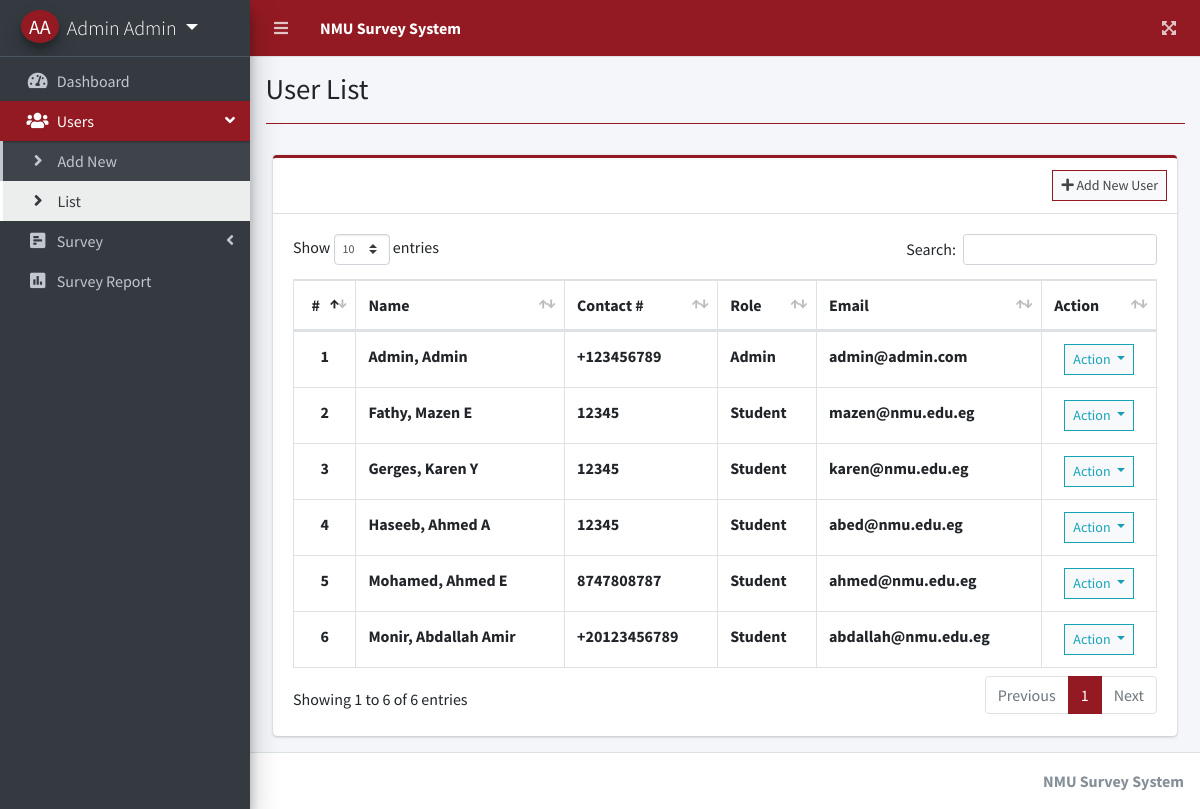
The page /index.php?page=user_list (signed in) on the database its author committed.
### tables this page shows
CREATE TABLE `users` (
  `id` int(30) NOT NULL,
  `firstname` varchar(200) NOT NULL,
  `lastname` varchar(200) NOT NULL,
  `middlename` varchar(200) NOT NULL,
  `contact` varchar(100) NOT NULL,
  `address` text NOT NULL,
  `email` varchar(200) NOT NULL,
  `password` text NOT NULL,
  `type` tinyint(1) NOT NULL DEFAULT 3 COMMENT '1=Admin,2 = Staff, 3= Student',
  `date_created` datetime NOT NULL DEFAULT current_timestamp()
);

### user_list.php (the view, shortened to what this page needs)
<?php include'db_connect.php' ?>
<div class="col-lg-12">
	<div class="card card-outline card-success">
		<div class="card-header">
			<div class="card-tools">
				<a class="btn btn-block btn-sm btn-default btn-flat border-primary" href="./index.php?page=new_user"><i class="fa fa-plus"></i> Add New User</a>
			</div>
		</div>
		<div class="card-body">
			<table class="table tabe-hover table-bordered" id="list">
				<thead>
					<tr>
						<th class="text-center">#</th>
						<th>Name</th>
						<th>Contact #</th>
						<th>Role</th>
						<th>Email</th>
						<th>Action</th>
					</tr>
				</thead>
				<tbody>
					<?php
					$i = 1;
					$type = array('',"Admin","Staff","Student");
					$qry = $conn->query("SELECT *,concat(lastname,', ',firstname,' ',middlename) as name FROM users order by concat(lastname,', ',firstname,' ',middlename) asc");
					while($row= $qry->fetch_assoc()):
					?>
					<tr>
						<th class="text-center"><?php echo $i++ ?></th>
						<td><b><?php echo ucwords($row['name']) ?></b></td>
						<td><b><?php echo $row['contact'] ?></b></td>
						<td><b><?php echo $type[$row['type']] ?></b></td>
						<td><b><?php echo $row['email'] ?></b></td>
						<td class="text-center">
							<button type="button" class="btn btn-default btn-sm btn-flat border-info wave-effect text-info dropdown-toggle" data-toggle="dropdown" aria-expanded="true">
		                      Action
		                    </button>
						</td>
					</tr>
				<?php endwhile; ?>
				</tbody>
			</table>
		</div>
	</div>
</div>

### index.php (shortened to what this page needs)
<!DOCTYPE html>
<html lang="en">
<?php
	include 'header.php'
?>
<body class="hold-transition sidebar-mini layout-fixed layout-navbar-fixed layout-footer-fixed">
<div class="wrapper">
  <?php include 'topbar.php' ?>
  <?php include 'sidebar.php' ?>
  <div class="content-wrapper">
    <div class="content-header">
      <div class="container-fluid">
        <div class="row mb-2">
          <div class="col-sm-6">
            <h1 class="m-0"><?php echo $title ?></h1>
          </div>
        </div>
            <hr class="border-primary">
      </div>
    </div>
    <section class="content">
      <div class="container-fluid">
         <?php
          $page = isset($_GET['page']) ? $_GET['page'] : 'home';
          include $page.'.php';
          ?>
      </div>
    </section>
  </div>
  <footer class="main-footer">
    <div class="float-right d-none d-sm-inline-block">
      <b>NMU Survey System</b>
    </div>
  </footer>
</div>
</body>
</html>

### header.php (shortened to what this page needs)
<head>
  <?php
  $title = isset($_GET['page']) ? ucwords(str_replace("_", ' ', $_GET['page'])) : "Home";
  ?>
  <link rel="stylesheet" href="assets/plugins/fontawesome-free/css/all.min.css">
  <link rel="stylesheet" href="assets/plugins/overlayScrollbars/css/OverlayScrollbars.min.css">
  <link rel="stylesheet" href="assets/plugins/datatables-bs4/css/dataTables.bootstrap4.min.css">
  <link rel="stylesheet" href="assets/plugins/datatables-responsive/css/responsive.bootstrap4.min.css">
  <link rel="stylesheet" href="assets/plugins/datatables-buttons/css/buttons.bootstrap4.min.css">
  <link rel="stylesheet" href="assets/plugins/select2/css/select2.min.css">
  <link rel="stylesheet" href="assets/plugins/select2-bootstrap4-theme/select2-bootstrap4.min.css">
  <link rel="stylesheet" href="assets/plugins/sweetalert2-theme-bootstrap-4/bootstrap-4.min.css">
  <link rel="stylesheet" href="assets/plugins/toastr/toastr.min.css">
  <link rel="stylesheet" href="assets/plugins/icheck-bootstrap/icheck-bootstrap.min.css">
  <link rel="stylesheet" href="assets/dist/css/adminlte.min.css">
  <link rel="stylesheet" href="assets/dist/css/styles.css">
  <link rel="stylesheet" href="assets/plugins/summernote/summernote-bs4.min.css">
</head>

### topbar.php
<nav class="main-header navbar navbar-expand navbar-primary navbar-dark ">
  <ul class="navbar-nav">
    <li class="nav-item">
      <a class="nav-link" data-widget="pushmenu" href="#" role="button"><i class="fas fa-bars"></i></a>
    </li>
    <li>
      <a class="nav-link text-white"  href="./" role="button"> <large><b>NMU Survey System</b></large></a>
    </li>
  </ul>
  <ul class="navbar-nav ml-auto">
    <li class="nav-item">
      <a class="nav-link" data-widget="fullscreen" href="#" role="button">
        <i class="fas fa-expand-arrows-alt"></i>
      </a>
    </li>
  </ul>
</nav>

### sidebar.php (shortened to what this page needs)
<aside class="main-sidebar sidebar-dark-primary elevation-4">
  <div class="dropdown">
 	<a href="javascript:void(0)" class="brand-link dropdown-toggle" data-toggle="dropdown" aria-expanded="true">
      <span class="brand-image img-circle elevation-3 d-flex justify-content-center align-items-center bg-primary text-white font-weight-500" style="width: 38px;height:50px"><?php echo strtoupper(substr($_SESSION['login_firstname'], 0,1).substr($_SESSION['login_lastname'], 0,1)) ?></span>
      <span class="brand-text font-weight-light"><?php echo ucwords($_SESSION['login_firstname'].' '.$_SESSION['login_lastname']) ?></span>
    </a>
  </div>
  <div class="sidebar">
    <nav class="mt-2">
      <ul class="nav nav-pills nav-sidebar flex-column nav-flat" data-widget="treeview" role="menu" data-accordion="false">
        <li class="nav-item dropdown">
          <a href="./" class="nav-link nav-home">
            <i class="nav-icon fas fa-tachometer-alt"></i>
            <p>
              Dashboard
            </p>
          </a>
        </li>
      <?php if($_SESSION['login_type'] == 1): ?>
        <li class="nav-item">
          <a href="#" class="nav-link nav-edit_user">
            <i class="nav-icon fas fa-users"></i>
            <p>
              Users
              <i class="right fas fa-angle-left"></i>
            </p>
          </a>
          <ul class="nav nav-treeview">
            <li class="nav-item">
              <a href="./index.php?page=new_user" class="nav-link nav-new_user tree-item">
                <i class="fas fa-angle-right nav-icon"></i>
                <p>Add New</p>
              </a>
            </li>
            <li class="nav-item">
              <a href="./index.php?page=user_list" class="nav-link nav-user_list tree-item">
                <i class="fas fa-angle-right nav-icon"></i>
                <p>List</p>
              </a>
            </li>
          </ul>
        </li>
        <li class="nav-item">
          <a href="#" class="nav-link nav-is-tree nav-edit_survey nav-view_survey">
            <i class="nav-icon fa fa-poll-h"></i>
            <p>
              Survey
              <i class="right fas fa-angle-left"></i>
            </p>
          </a>
        </li>
        <li class="nav-item">
          <a href="./index.php?page=survey_report" class="nav-link nav-survey_report">
            <i class="nav-icon fas fa-poll"></i>
            <p>
              Survey Report
            </p>
          </a>
        </li>
      <?php endif; ?>
      </ul>
    </nav>
  </div>
</aside>

### rows shown on the page
users: name "Admin, Admin", contact "+123456789", type "Admin", email "admin@admin.com"
users: name "Fathy, Mazen E", contact "12345", type "Student", email "mazen@nmu.edu.eg"
users: name "Gerges, Karen Y", contact "12345", type "Student", email "karen@nmu.edu.eg"
users: name "Haseeb, Ahmed A", contact "12345", type "Student", email "abed@nmu.edu.eg"
users: name "Mohamed, Ahmed E", contact "8747808787", type "Student", email "ahmed@nmu.edu.eg"
users: name "Monir, Abdallah Amir", contact "+20123456789", type "Student", email "abdallah@nmu.edu.eg"

### other values the page prints
$_SESSION['login_firstname'].' '.$_SESSION['login_lastname'] "Admin Admin"
$title "User List"
